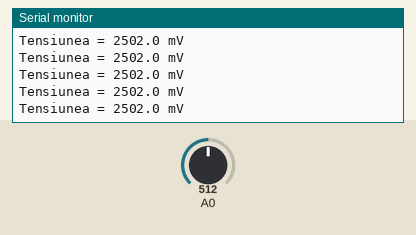
Recording of a sketch running on a simulated Arduino Uno, built with avr-gcc and run on an emulated ATmega328P. Parts: the last lines printed to the serial monitor. The inputs (shaded band) are chosen by the test bench; at power-on: A0 = 512.

Above: at 4.0 s.
4.1 s: A0 set to 217
At 4.38 s:
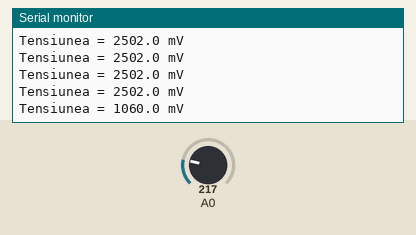
5.6 s: A0 set to 188
At 5.71 s:
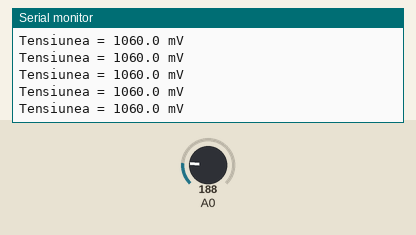
Timing chart, 0 to 8.1 s (numbered marks = the images above; inputs shaded):
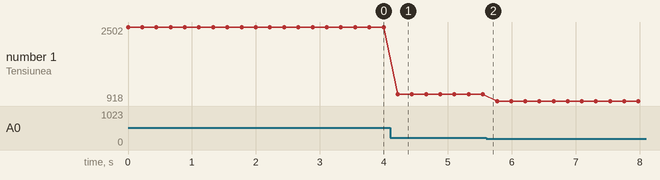

The sketch:

usart_adc_potentiometru.ino
```cpp
#define F_CPU 16000000UL
#define BAUD 9600
#define UBRR_VALUE ((F_CPU / (16UL * BAUD)) - 1)

void USART_Init(unsigned int ubrr){
  UBRR0H = (unsigned char)(ubrr >> 8);
  UBRR0L = (unsigned char)ubrr;
  UCSR0B = (1 << TXEN0);
  UCSR0C = (1 << UCSZ01) | (1 << UCSZ00);
}

void USART_Transmit(unsigned char data){
  while(!(UCSR0A &(1<<UDRE0)));
  UDR0 = data;
}

void USART_Transmit_String(const char* string){
  //transmitere caracter cu caracter
  for(int i=0; string[i]!='\0'; i++){
    USART_Transmit(string[i]);
  }
}

void USART_Transmit_Int(uint16_t string){
  char buff[32];
  int i = 0;
  while(string){
    buff[i++] = ((string % 10) + '0');
    string/=10;
  }
  while(i--){
    USART_Transmit(buff[i]);
  }
}

void USART_Transmit_Voltaj(uint16_t volt){
    uint16_t volt_frac = 0;

    if(volt)
      USART_Transmit_Int(volt);
    else
      USART_Transmit_Int(0);
    USART_Transmit('.');

    if(volt_frac < 100) USART_Transmit('0');
    USART_Transmit_Int(volt_frac);
}

void ADC_Init(){
  ADMUX = (1 << REFS0); /*| (1 << MUX0);  //avcc 5v, adc1*/
  ADCSRA = (1 << ADEN) | (1 << ADPS2) | (1 << ADPS1) | (1<<ADPS0); //prescalar 128
}

uint16_t ADC_Read(){
  ADCSRA |= (1 << ADSC); //start conversie
  while(ADCSRA & (1 << ADSC)); //asteapta finalizarea si dupa incepe
  uint16_t val = ADCL;
  val |= (ADCH << 8);
  return val;
}

char buffer[32];

int main(void){
    USART_Init(UBRR_VALUE);
    ADC_Init();
    while(1){
        uint16_t val = ADC_Read();
        uint16_t tensiune = (uint32_t)val * (uint32_t)5000 / (uint32_t)1023;
        USART_Transmit_String("Tensiunea = ");
        USART_Transmit_Voltaj(tensiune);
        USART_Transmit_String(" mV");
        USART_Transmit('\n');
        USART_Transmit('\r');
        _delay_ms(200);
    }
}
```

Measured:
- after the input at 4.1 s, the serial monitor: prints a new line after 0.12 s (image 1)
- plotted number 1: 2502 → 1060 after the input at 4.1 s, 1060 → 918 after the input at 5.6 s
